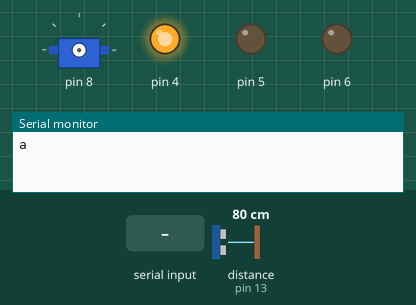
Simulated run of this sketch. Board: Arduino Uno, built with avr-gcc and run on an emulated ATmega328P. Shown: servo, output pins drawn as LEDs (lit = HIGH), the last lines printed to the serial monitor. Wiring (inferred from the names in the program): ultrasonic range finder: trigger pin 12; echo pin 13. The inputs (shaded band) are chosen by the test bench; at power-on: distance to the obstacle (sensor on pin 13) 80 cm. The echo pulse lasts 58.3 µs per cm; pins used as bus, display or sensor lines are not drawn.

Above: at 1.2 s.
1.3 s: distance to the obstacle (sensor on pin 13) set to 33 cm
2.8 s: distance to the obstacle (sensor on pin 13) set to 27 cm
At 4.7 s:
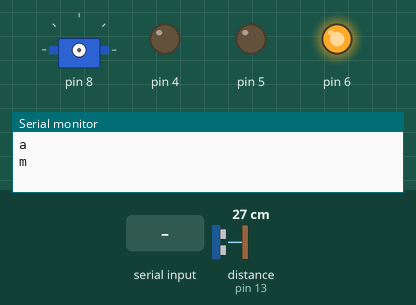
5.0 s: distance to the obstacle (sensor on pin 13) set to 35 cm
At 7.7 s:
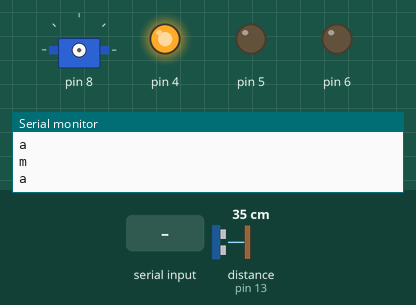
8.0 s: "90,45\n" received over Serial
At 9.4 s:
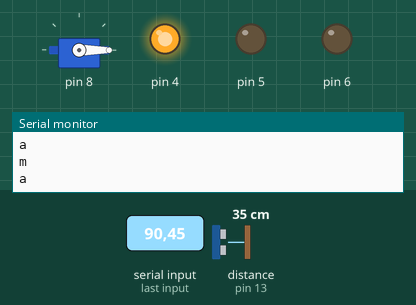
9.8 s: "30,150\n" received over Serial
At 10.13 s:
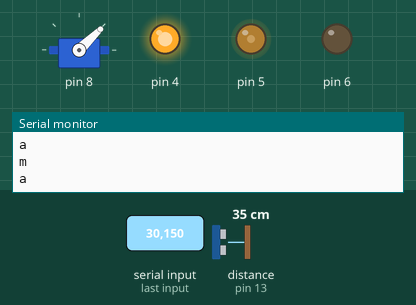
11.7 s: "90\n" received over Serial
At 12.02 s:
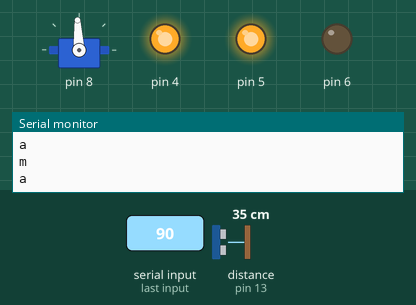
Timing chart, 0 to 14.6 s (numbered marks = the images above; inputs shaded):
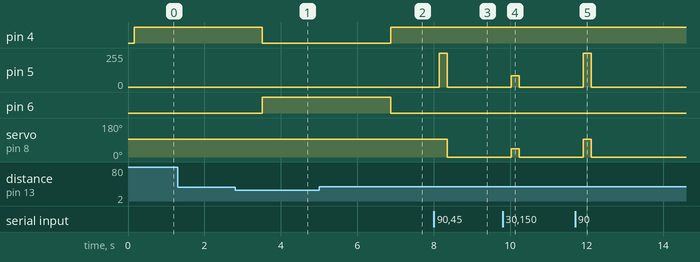

The sketch:

greenhouse_controller.ino
```cpp
#include "Scheduler.h"
#include "MsgService.h"
#include "BTMsgService.h"
#include "DistanceDetectionTask.h"
#include "AutoTask.h"
#include "ManualTask.h"
#include "IrrigationTask.h"
#include <Wire.h>

#define ECHOPIN 13
#define TRIGPIN 12
#define TXD 1
#define RXD 2
#define L1 4
#define L2 5
#define LRED 6
#define SERVO 8

bool open = false;
bool automatic = true;
int portata = 0;

Scheduler sched;
BTMsgService* BTmsgService = new BTMsgService(TXD,RXD);

void setup() {
  MsgService.init();
  BTmsgService->init();
  sched.init(50);
  Task* distanceTask = new DistanceDetectionTask(ECHOPIN, TRIGPIN);
  Task* manualTask = new ManualTask(LRED, BTmsgService);
  Task* autoTask = new AutoTask(L1);
  Task* irrigationTask = new IrrigationTask(L2, SERVO);
  distanceTask->init(100);
  manualTask->init(200);
  autoTask->init(200);
  irrigationTask->init(100);
  sched.addTask(autoTask);
  sched.addTask(distanceTask);
  sched.addTask(manualTask);
  sched.addTask(irrigationTask);
}

void loop() {
  sched.schedule();
}
```

AnalogLed.cpp
```cpp
#include "AnalogLed.h"
#include "Arduino.h"

AnalogLed::AnalogLed(int pin){
  this->pin = pin;
  pinMode(pin,OUTPUT);
}

void AnalogLed::setIntensity(int u){
  analogWrite(pin,u);
}
```

AnalogLed.h
```cpp
#ifndef __A_LED__
#define __A_LED__

class AnalogLed {
public:
  AnalogLed(int pin);
  void setIntensity(int u);
private:
  int pin;
};

#endif
```

AutoTask.cpp
```cpp
#include "Arduino.h"
#include "AutoTask.h"
#include "MsgService.h"

extern bool open;
extern bool automatic;
extern int portata;

AutoTask::AutoTask(int pinL1){
  this->pinL1 = pinL1;
}

void AutoTask::init(int period){
  Task::init(period);
  led1 = new DigitalLed(pinL1);
}

//messaggi da implementare
void AutoTask::tick(){
  if(automatic){
    if(MsgService.isMsgAvailable()){
      Msg* message = MsgService.receiveMsg();
      String msg = message->getContent();
      open = true;
      portata = msg.toInt();
      delete message;
    }
    else{
      open = false;
      portata = 0;
    }
    if(!isOn){
      MsgService.sendMsg("a");
      led1->switchOn();
      isOn = true;
    }
  }
  else{
    if(isOn){
      isOn = false;
      led1->switchOff();
    }
  }

}
```

AutoTask.h
```cpp
#ifndef __AUTOTASK__
#define __AUTOTASK__

#include "Task.h"
#include "DigitalLed.h"
#include "AnalogLed.h"
#include "MsgService.h"

class AutoTask : public Task{
  DigitalLed* led1;
  int pinL1;
  bool isOn;

public:
  AutoTask(int pinL1);
  void init(int period);
  void tick();

};

#endif
```

BTMsgService.cpp
```cpp
#include "Arduino.h"
#include "BTMsgService.h"
#include "Msg.h"


BTMsgService::BTMsgService(int rxPin, int txPin){
  channel = new SoftwareSerial(rxPin, txPin);
}

void BTMsgService::init(){
  content.reserve(256);
  channel->begin(9600);
}

void BTMsgService::sendMsg(Msg msg){
  channel->println(msg.getContent());
}

bool BTMsgService::isMsgAvailable(){
  return channel->available();
}

Msg* BTMsgService::receiveMsg(){
  while (channel->available()) {
    char ch = (char) channel->read();
    if (ch == '\n'){
      Msg* msg = new Msg(content);
      content = "";
      return msg;
    } else {
      content += ch;
    }
  }
  return NULL;
}
```

BTMsgService.h
```cpp
#ifndef __BTMSGSERVICE__
#define __BTMSGSERVICE__

#include "Arduino.h"
#include "SoftwareSerial.h"
#include "Msg.h"

class BTMsgService {

public:
  BTMsgService(int rxPin, int txPin);
  void init();
  bool isMsgAvailable();
  Msg* receiveMsg();
  void sendMsg(Msg msg);

private:
  SoftwareSerial* channel;
  String content;

};

#endif
```

DigitalLed.cpp
```cpp
#include "DigitalLed.h"
#include "Arduino.h"

DigitalLed::DigitalLed(int pin){
  this->pin = pin;
  pinMode(pin,OUTPUT);
}

void DigitalLed::switchOn(){
  digitalWrite(pin,HIGH);
}

void DigitalLed::switchOff(){
  digitalWrite(pin,LOW);
}
```

DigitalLed.h
```cpp
#ifndef __D_LED__
#define __D_LED__

class DigitalLed {
public:
  DigitalLed(int pin);
  void switchOn();
  void switchOff();
private:
  int pin;
};

#endif
```

DistanceDetectionTask.cpp
```cpp
#include "DistanceDetectionTask.h"
#include "Arduino.h"

#define DIST 0.3

extern bool automatic;

DistanceDetectionTask::DistanceDetectionTask(int echoPin, int trigPin){
  this->echoPin = echoPin;
  this-> trigPin = trigPin;
}

void DistanceDetectionTask::init(int period){
  Task::init(period);
  sonar = new Sonar(echoPin, trigPin);

}

void DistanceDetectionTask::tick(){
  dist = sonar->getDistance();
  if(dist < DIST){
    if(this->getTaskTime() > 1000){
      automatic = false;
      this->resetTaskTime();
    }
  }
  else{
    if(this->getTaskTime() > 2000){
      automatic = true;
      this->resetTaskTime();
    }
  }
  this->updateTaskTime();
}
```

DistanceDetectionTask.h
```cpp
#ifndef __DISTANCEDETECTIONTASK__
#define __DISTANCEDETECTIONTASK__

#include "Task.h"
#include "Sonar.h"
#include "MsgService.h"

class DistanceDetectionTask : public Task{
  int echoPin;
  int trigPin;
  Sonar* sonar;
  float dist;

public:
  DistanceDetectionTask(int echoPin, int trigPin);
  void init(int period);
  void tick();

};

#endif
```

IrrigationTask.cpp
```cpp
#include "Arduino.h"
#include "IrrigationTask.h"

#define MIN 30
#define MED 60
#define MAX 90
#define I_MIN 85
#define I_MED 170
#define I_MAX 255
#define SERVO_ZERO 750
#define SERVO_MIN 1000
#define SERVO_MED 1250
#define SERVO_MAX 1500


extern bool open;
extern int portata;

IrrigationTask::IrrigationTask(int pinL2, int servoPin){
  this->pinL2 = pinL2;
  this->servoPin = servoPin;
}

void IrrigationTask::init(int period){
  Task::init(period);
  led2 = new AnalogLed(pinL2);
  servoMotor = new ServoTimer2();
}

//messaggi da implementare
void IrrigationTask::tick(){
  if(open){
    if(!isOpen){
      isOpen = true;
      servoMotor->attach(servoPin);
    }
      if(portata == MIN){
        led2->setIntensity(I_MIN);
        servoMotor->write(SERVO_MIN);
      }
      else if(portata == MED){
        led2->setIntensity(I_MED);
        servoMotor->write(SERVO_MED);
      }
      else if(portata == MAX){
        led2->setIntensity(I_MAX);
        servoMotor->write(SERVO_MAX);
      }
  }
  else{
    if(isOpen){
      isOpen = false;
      led2->setIntensity(0);
      servoMotor->write(0);
	  servoMotor->detach();
    }
  }


}
```

IrrigationTask.h
```cpp
#ifndef __IRRIGATIONTASK__
#define __IRRIGATIONTASK__

#include "Task.h"
#include "AnalogLed.h"
#include "ServoTimer2.h"

class IrrigationTask : public Task{
  int pinL2;
  AnalogLed* led2;
  int servoPin;
  ServoTimer2* servoMotor;
  bool isOpen = false;

public:
  IrrigationTask(int pinL2, int servoPin);
  void init(int period);
  void tick();

};

#endif
```

ManualTask.cpp
```cpp
#include "Arduino.h"
#include "ManualTask.h"

extern bool automatic;
extern bool open;
extern int portata;

ManualTask::ManualTask(int redLedPin, BTMsgService* BTmsgService){
  this->redLedPin = redLedPin;
  this->BTmsgService = BTmsgService;
}

void ManualTask::init(int period){
  Task::init(period);
  redLed = new DigitalLed(redLedPin);
}

//messaggi da implementare
void ManualTask::tick(){
  if(!automatic){
    if(BTmsgService->isMsgAvailable()){
      Msg* message = BTmsgService->receiveMsg();
      String msg = message->getContent();
      MsgService.sendMsg(msg);
      open = true;
      portata = msg.toInt();
      delete message;
    }
    else{
      open = false;
      portata = 0;
    }
    if(MsgService.isMsgAvailable()){
      Msg* message = MsgService.receiveMsg();
      String msg = message->getContent();
      BTmsgService->sendMsg(msg);
      delete message;
    }
    if(!isOn){
      MsgService.sendMsg("m");
      redLed->switchOn();
      isOn = true;
    }
  }
  else{
    if(isOn){
      isOn = false;
      redLed->switchOff();
    }
  }

}
```

ManualTask.h
```cpp
#ifndef __MANUALTASK__
#define __MANUALTASK__

#include "Task.h"
#include "DigitalLed.h"
#include "AnalogLed.h"
#include "BTMsgService.h"
#include "MsgService.h"

class ManualTask : public Task{
  int redLedPin;
  DigitalLed* redLed;
  BTMsgService* BTmsgService;
  bool isOn;

public:
  ManualTask(int redLedPin, BTMsgService* BTmsgService);
  void init(int period);
  void tick();

};

#endif
```

Msg.cpp
```cpp
#include "Arduino.h"
#include "Msg.h"

Msg::Msg(String content) {
  this->content = content;
}
String Msg::getContent(){
  return this->content;
}
```

Msg.h
```cpp
#ifndef __MSG__
#define __MSG__

class Msg{
public:
    Msg(String content);
    String getContent();
private:
    String content;
};

#endif
```

MsgService.cpp
```cpp
#include "Arduino.h"
#include "MsgService.h"

String content;

MsgServiceClass MsgService;

bool MsgServiceClass::isMsgAvailable(){
  return msgAvailable;
}

Msg* MsgServiceClass::receiveMsg(){
  if (msgAvailable){
    Msg* msg = currentMsg;
    msgAvailable = false;
    currentMsg = NULL;
    content = "";
    return msg;
  } else {
    return NULL;
  }
}

void MsgServiceClass::init(){
  Serial.begin(9600);
  content.reserve(256);
  content = "";
  currentMsg = NULL;
  msgAvailable = false;
}

void MsgServiceClass::sendMsg(const String& msg){
  Serial.print(msg+"\n");
}

void serialEvent() {
  /* reading the content */
  while (Serial.available()) {
    char ch = (char) Serial.read();
    if (ch == '\n'){
      MsgService.currentMsg = new Msg(content);
      MsgService.msgAvailable = true;
    } else {
      content += ch;
    }
  }
}

bool MsgServiceClass::isMsgAvailable(Pattern& pattern){
  return (msgAvailable && pattern.match(*currentMsg));
}

Msg* MsgServiceClass::receiveMsg(Pattern& pattern){
  if (msgAvailable && pattern.match(*currentMsg)){
    Msg* msg = currentMsg;
    msgAvailable = false;
    currentMsg = NULL;
    content = "";
    return msg;
  } else {
    return NULL;
  }

}
```

MsgService.h
```cpp
#ifndef __MSGSERVICE__
#define __MSGSERVICE__

#include "Arduino.h"
#include "Msg.h"

class Pattern {
public:
  virtual boolean match(const Msg& m) = 0;
};

class MsgServiceClass{

public:

  Msg* currentMsg;
  bool msgAvailable;

  void init();

  bool isMsgAvailable();
  Msg* receiveMsg();

  bool isMsgAvailable(Pattern& pattern);
  Msg* receiveMsg(Pattern& pattern);

  void sendMsg(const String& msg);
};

extern MsgServiceClass MsgService;

#endif
```

Scheduler.cpp
```cpp
#include "Scheduler.h"

void Scheduler::init(int basePeriod){
  this->basePeriod = basePeriod;
  timer.setupPeriod(basePeriod);
  nTasks = 0;
}

bool Scheduler::addTask(Task* task){
  if (nTasks < MAX_TASKS-1){
    taskList[nTasks] = task;
    nTasks++;
    return true;
  } else {
    return false;
  }
}

void Scheduler::schedule(){
  timer.waitForNextTick();
  for (int i = 0; i < nTasks; i++){
    if (taskList[i]->updateAndCheckTime(basePeriod)){
      taskList[i]->tick();
    }
  }
}
```

Scheduler.h
```cpp
#ifndef __SCHEDULER__
#define __SCHEDULER__

#include "Timer.h"
#include "Task.h"

#define MAX_TASKS 10

class Scheduler {

  int basePeriod;
  int nTasks;
  Task* taskList[MAX_TASKS];
  Timer timer;

public:
  void init(int basePeriod);
  virtual bool addTask(Task* task);
  virtual void schedule();
};

#endif
```

Sonar.cpp
```cpp
#include "Arduino.h"
#include "Sonar.h"

const float vs = 331.5 + 0.6*20;

Sonar::Sonar(int echoPin, int trigPin){
  this->echoPin = echoPin;
  this->trigPin = trigPin;
  pinMode(trigPin, OUTPUT);
  pinMode(echoPin, INPUT);
}

float Sonar::getDistance(){
  digitalWrite(trigPin,LOW);
  delayMicroseconds(3);
  digitalWrite(trigPin,HIGH);
  delayMicroseconds(5);
  digitalWrite(trigPin,LOW);
  /* ricevi l’eco */
  float tUS = pulseIn(echoPin, HIGH);
  float t = tUS / 1000.0 / 1000.0 / 2;
  float d = t*vs;
  return d;
}
```

Sonar.h
```cpp
#ifndef __SONAR__
#define __SONAR__

class Sonar {
public:
  Sonar(int trigPin, int echoPin);
  float getDistance();
private:
  int echoPin;
  int trigPin;
};

#endif
```

Task.h
```cpp
#ifndef __TASK__
#define __TASK__

class Task {
  int myPeriod;
  int timeElapsed;
  int taskTime;

public:

  virtual void init(int period){
    myPeriod = period;
    timeElapsed = 0;
    taskTime = 0;
  }

  virtual void tick() = 0;

  bool updateAndCheckTime(int basePeriod){
    timeElapsed += basePeriod;
    if (timeElapsed >= myPeriod){
      timeElapsed = 0;
      return true;
    } else {
      return false;
    }
  }

  int getTaskTime(){
    int i = taskTime;
    return i;
  }

  void updateTaskTime(){
    taskTime += myPeriod;
  }

  void resetTaskTime(){
    taskTime = 0;
  }
};

#endif
```

Timer.cpp
```cpp
#include "Timer.h"
#include "Arduino.h"

volatile bool timerFlag;

ISR(TIMER1_COMPA_vect){
  timerFlag = true;
}

Timer::Timer(){
  timerFlag = false;
}

void Timer::setupFreq(int freq){

  // disabling interrupt
  cli();

  TCCR1A = 0; // set entire TCCR1A register to 0
  TCCR1B = 0; // same for TCCR1B
  TCNT1  = 0; //initialize counter value to 0

  /*
   * set compare match register
   *
   * OCR1A = (16*2^20) / (100*PRESCALER) - 1 (must be < 65536)
   *
   * assuming a prescaler = 1024 => OCR1A = (16*2^10)/freq
   */
  OCR1A = 16*1024/freq;
  // turn on CTC mode
  TCCR1B |= (1 << WGM12);
  // Set CS11 for 8 prescaler
  TCCR1B |= (1 << CS12) | (1 << CS10);
  // enable timer compare interrupt
  TIMSK1 |= (1 << OCIE1A);

  // enabling interrupt
  sei();

}

/* period in ms */
void Timer::setupPeriod(int period){

  // disabling interrupt
  cli();

  TCCR1A = 0; // set entire TCCR1A register to 0
  TCCR1B = 0; // same for TCCR1B
  TCNT1  = 0; //initialize counter value to 0

  /*
   * set compare match register
   *
   * OCR1A = (16*2^20) / (100*PRESCALER) - 1 (must be < 65536)
   *
   * assuming a prescaler = 1024 => OCR1A = (16*2^10)* period/1000 (being in ms)
   */
  OCR1A = 16.384*period;
  // turn on CTC mode
  TCCR1B |= (1 << WGM12);
  // Set CS11 for 8 prescaler
  TCCR1B |= (1 << CS12) | (1 << CS10);
  // enable timer compare interrupt
  TIMSK1 |= (1 << OCIE1A);

  // enabling interrupt
  sei();

}

void Timer::waitForNextTick(){
  /* wait for timer signal */
  while (!timerFlag){}
  timerFlag = false;

}
```

Timer.h
```cpp
#ifndef __TIMER__
#define __TIMER__

class Timer {

public:
  Timer();
  void setupFreq(int freq);
  /* period in ms */
  void setupPeriod(int period);
  void waitForNextTick();

};


#endif
```

Measured:
- the behaviour switches between 31 and 30 cm on distance to the obstacle (sensor on pin 13) (found by bisection; images 0 and 1)
- after the input at 1.3 s, every drawn part: stays the same
- after the input at 2.8 s, pin 4: HIGH → LOW after 0.72 s; pin 6: LOW → HIGH after 0.72 s
- after the input at 5.0 s, pin 4: LOW → HIGH after 1.9 s; pin 6: HIGH → LOW after 1.9 s
- after the input at 8.0 s, pin 5: 0/255 → 255/255 after 0.14 s, → 0/255 0.21 s later; servo on pin 8: 93° → 0° after 0.35 s
- after the input at 9.8 s, pin 5: 0/255 → 85/255 after 0.23 s, → 0/255 0.21 s later; servo on pin 8: 0° → 44° after 0.23 s, → 0° 0.21 s later
- after the input at 11.7 s, pin 5: 0/255 → 255/255 after 0.22 s, → 0/255 0.21 s later; servo on pin 8: 0° → 93° after 0.22 s, → 0° 0.21 s later
